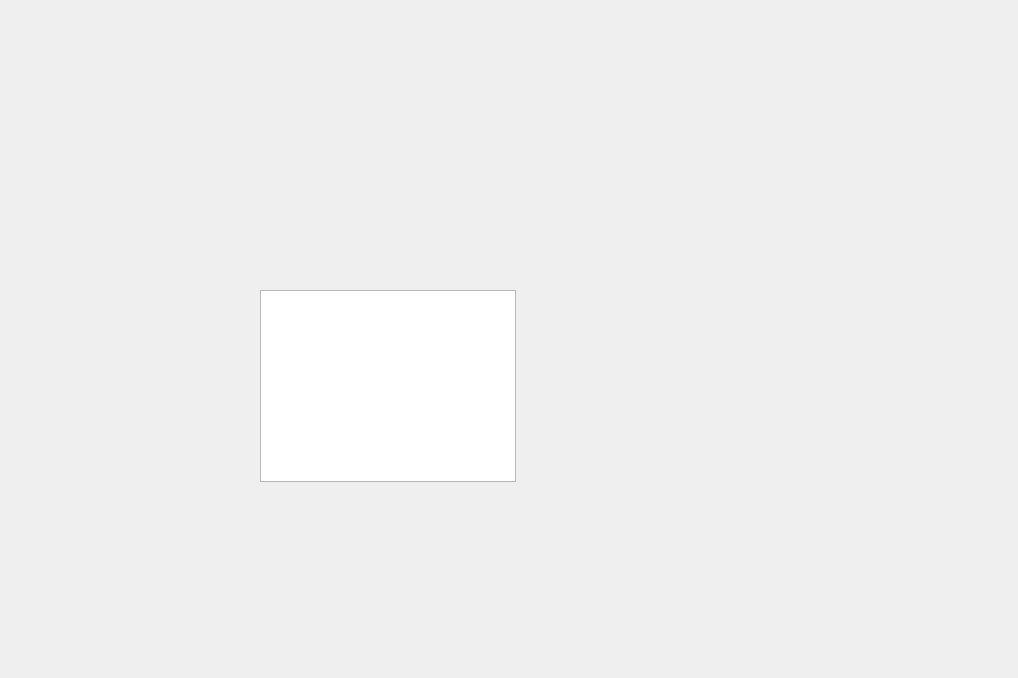
<?xml version="1.0" encoding="UTF-8"?>
<ui version="4.0">
 <class>GUI</class>
 <widget class="QWidget" name="GUI">
  <property name="geometry">
   <rect>
    <x>0</x>
    <y>0</y>
    <width>1018</width>
    <height>678</height>
   </rect>
  </property>
  <property name="windowTitle">
   <string>GUI</string>
  </property>
  <widget class="QTableView" name="starsTableView">
   <property name="geometry">
    <rect>
     <x>260</x>
     <y>290</y>
     <width>256</width>
     <height>192</height>
    </rect>
   </property>
  </widget>
 </widget>
 <resources/>
 <connections/>
</ui>
